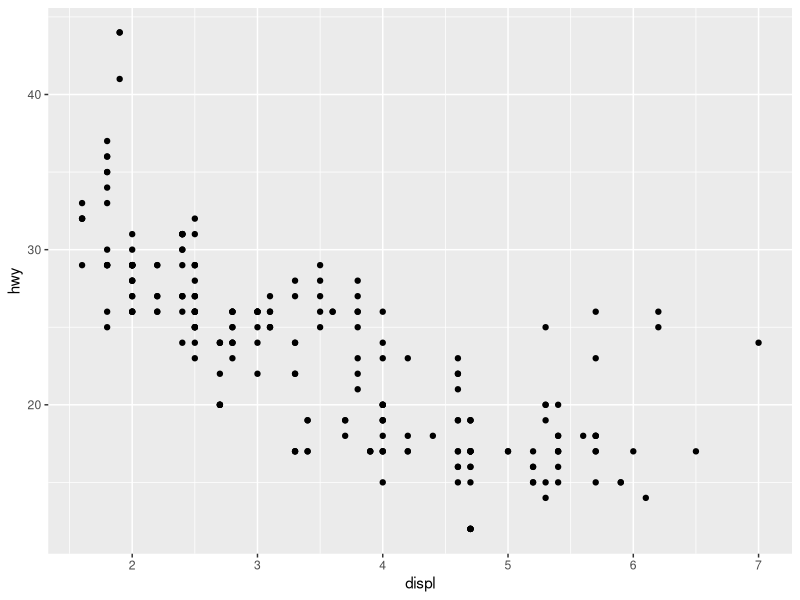
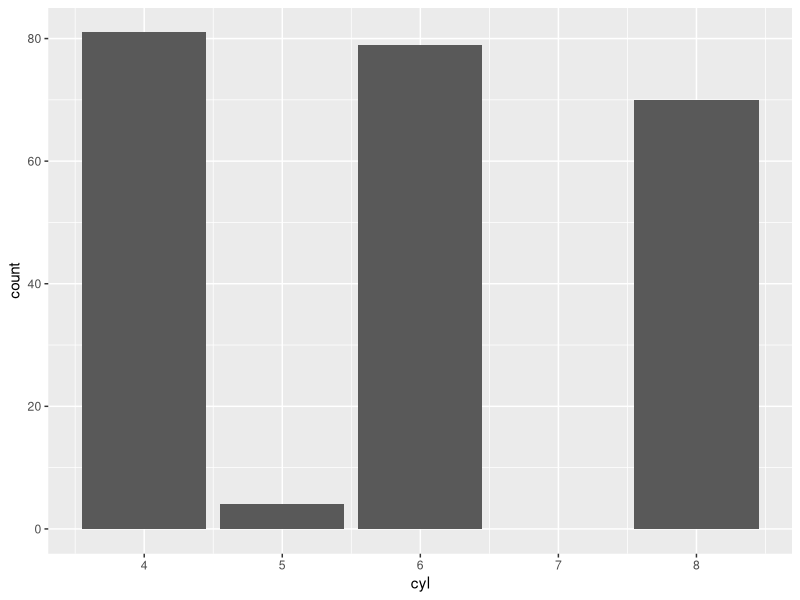
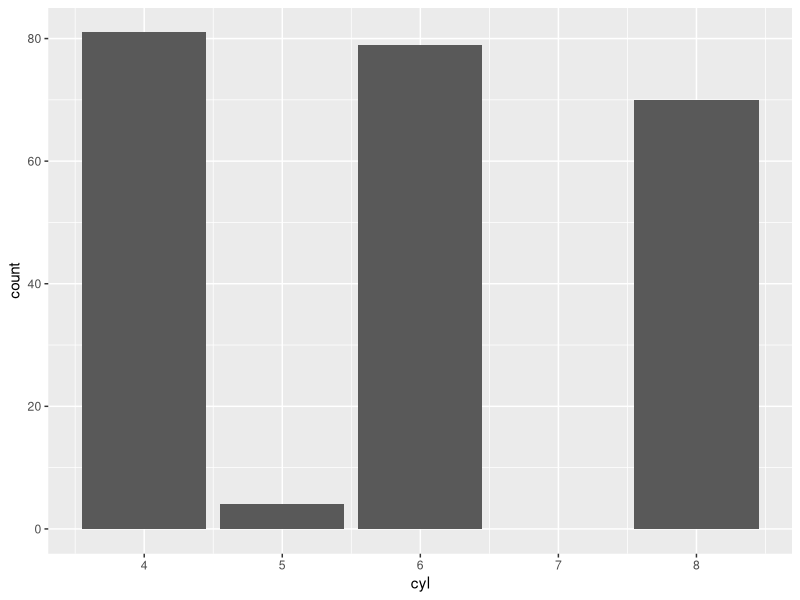
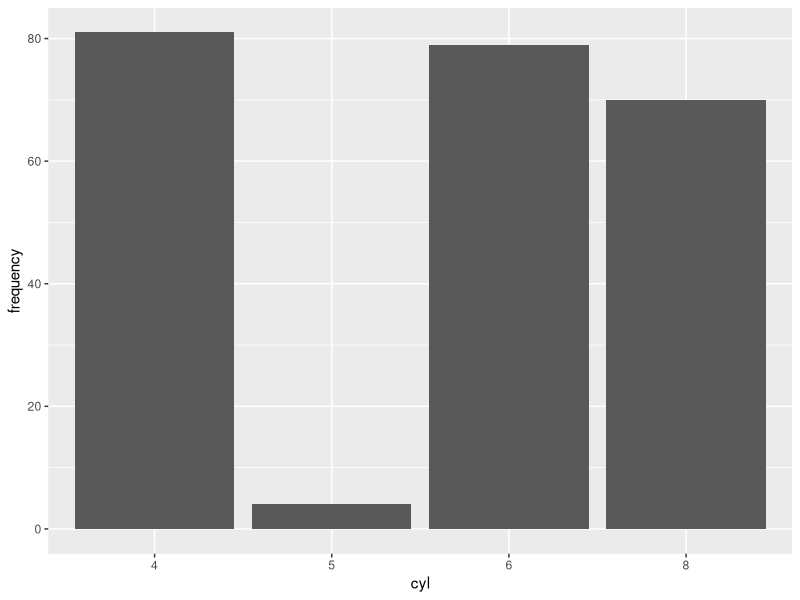
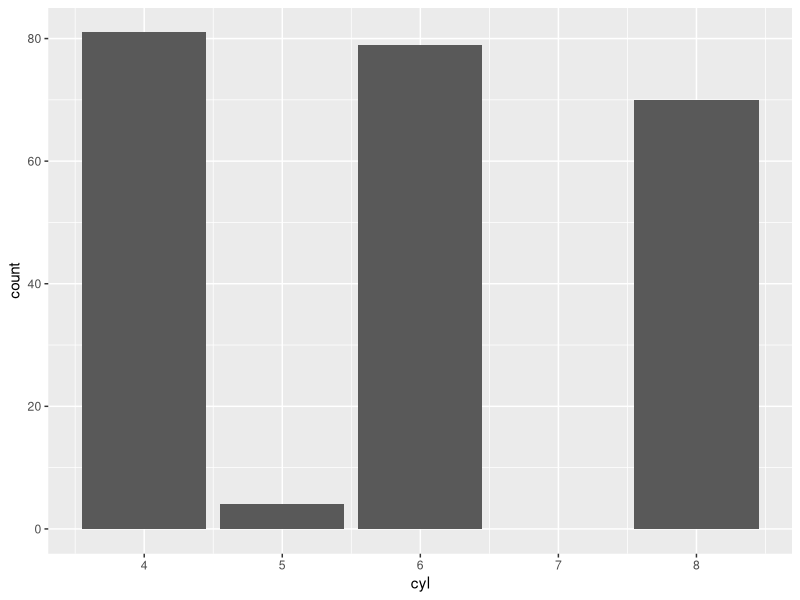
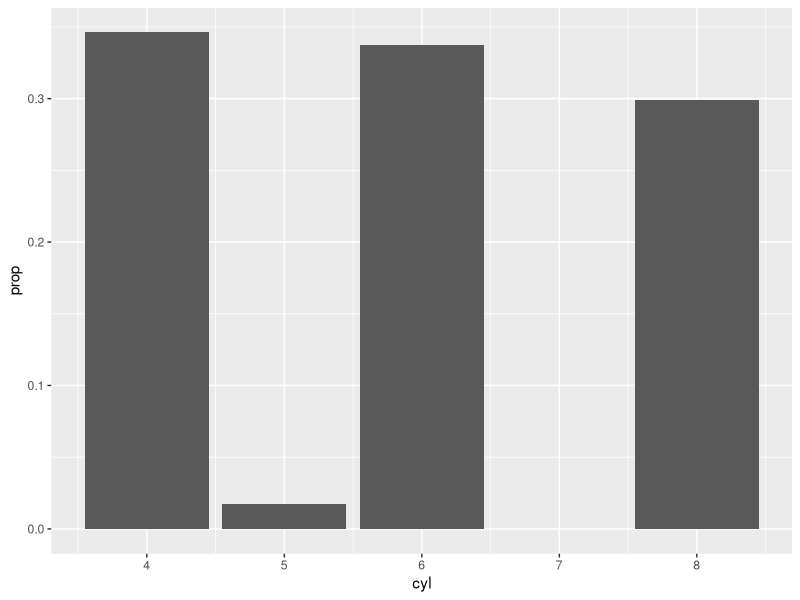
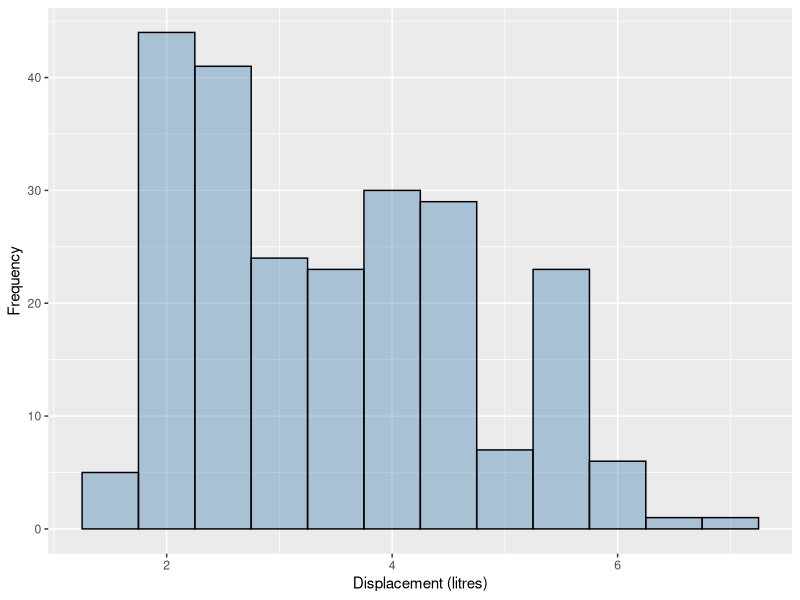
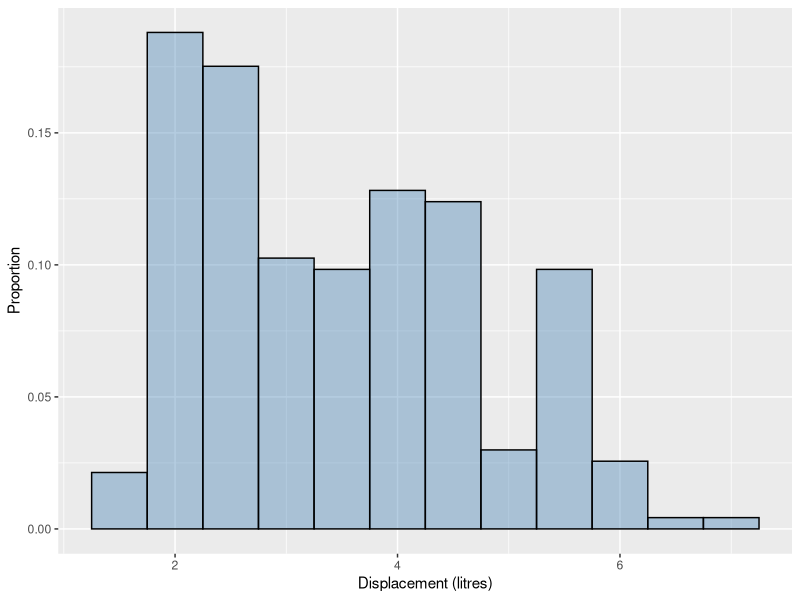

Source code (R) for these figures, in order:
## ---- chunk 1
library(ggplot2)
## ---- chunk 2
# Load the mpg dataset
data('mpg')
mpgData = mpg

# Print the first five rows (or samples) in the data frame
head(mpgData, 5)
## ---- chunk 3
# Plot a scatter plot of mileage w.r.t. displacement
ggplot(data = mpgData) + 
  geom_point(mapping = aes(x = displ, y = hwy))
## ---- chunk 4
# Plot a bar chart w.r.t. number of cylinders
ggplot(data = mpgData) +
  geom_bar(mapping = aes(x = cyl))
## ---- chunk 5
#  Which stat geom_bar uses by default?
?geom_bar
#count
## ---- chunk 6
# Using a stat explicitly
ggplot(data = mpgData) +
  stat_count(mapping = aes(x = cyl))
## ---- chunk 7
tempData = data.frame(table(mpgData$cyl))
colnames(tempData) = c('cyl', 'frequency')
tempData
## ---- chunk 8
# Plot a bar chart w.r.t. number of cylinders directly
ggplot(data = tempData) +
  geom_bar(mapping = aes(x = cyl, y = frequency), stat = 'identity')
## ---- chunk 9
#  Plot a bar chart of proportion, rather than count w.r.t. number of cylinders
ggplot(data = mpgData) +
  geom_bar(mapping = aes(x = cyl))

ggplot(data = mpgData) +
  geom_bar(mapping = aes(x = cyl, y = ..prop..))
## ---- chunk 10
# Plot a histogram of engine displacement
ggplot(data = mpgData) +
  geom_histogram(aes(x = displ, y = ..count..), binwidth = 0.5, color = 'black', fill = 'steelblue', alpha = 0.4) +
  labs(x = 'Displacement (litres)', y = 'Frequency')


ggplot(data = mpgData) +
  geom_histogram(aes(x = displ, y = ..count../sum(..count..)), binwidth = 0.5, color = 'black', fill = 'steelblue', alpha = 0.4) +
  labs(x = 'Displacement (litres)', y = 'Proportion')

ggplot(data = mpgData) +
  geom_histogram(aes(x = displ, y = ..density..), binwidth = 0.5, color = 'black', fill = 'steelblue', alpha = 0.4) +
  labs(x = 'Displacement (litres)', y = 'Relative Frequency')


## ---- chunk 11
# Plot a bar chart w.r.t. number of cylinders and class using color and fill

ggplot(data = mpgData) +
  geom_bar(mapping = aes(x = cyl, fill = class))

ggplot(data = mpgData) +
  geom_bar(mapping = aes(x = cyl, fill = class), position = 'identity')

ggplot(data = mpgData) +
  geom_bar(mapping = aes(x = cyl, fill = class), position = 'identity', alpha =1/5)

ggplot(data = mpgData) +
  geom_bar(mapping = aes(x = cyl, fill = class), position = 'fill')
